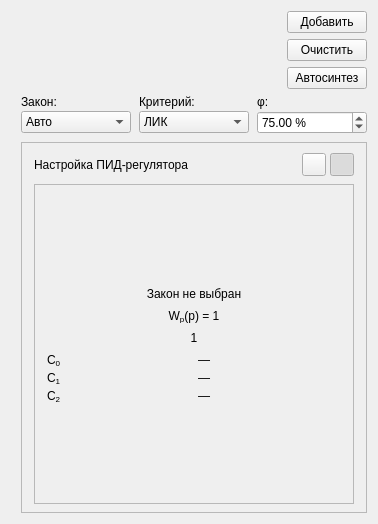
<?xml version="1.0" encoding="UTF-8"?>
<ui version="4.0">
 <class>SynthesisTab</class>
 <widget class="QWidget" name="SynthesisTab">
  <layout class="QVBoxLayout" name="verticalLayout" stretch="0,1">
   <item>
    <layout class="QHBoxLayout" name="topLayout" stretch="1,0,0,0">
     <property name="spacing">
      <number>8</number>
     </property>
     <item>
      <widget class="QWidget" name="formHost" native="true">
       <layout class="QVBoxLayout" name="formHostLayout">
        <property name="leftMargin">
         <number>0</number>
        </property>
        <property name="topMargin">
         <number>0</number>
        </property>
        <property name="rightMargin">
         <number>0</number>
        </property>
        <property name="bottomMargin">
         <number>0</number>
        </property>
       </layout>
      </widget>
     </item>
     <item>
      <spacer name="topSpacer">
       <property name="orientation">
        <enum>Qt::Horizontal</enum>
       </property>
       <property name="sizeHint" stdset="0">
        <size>
         <width>40</width>
         <height>20</height>
        </size>
       </property>
      </spacer>
     </item>
     <item>
      <widget class="QWidget" name="metricsHost" native="true">
       <layout class="QVBoxLayout" name="metricsHostLayout">
        <property name="leftMargin">
         <number>0</number>
        </property>
        <property name="topMargin">
         <number>0</number>
        </property>
        <property name="rightMargin">
         <number>0</number>
        </property>
        <property name="bottomMargin">
         <number>0</number>
        </property>
       </layout>
      </widget>
     </item>
     <item>
      <widget class="QWidget" name="synthesisActions" native="true">
       <property name="sizePolicy">
        <sizepolicy hsizetype="Preferred" vsizetype="Preferred">
         <horstretch>0</horstretch>
         <verstretch>0</verstretch>
        </sizepolicy>
       </property>
       <layout class="QVBoxLayout" name="synthesisActionsLayout" stretch="1,1,1">
        <property name="spacing">
         <number>6</number>
        </property>
        <property name="leftMargin">
         <number>8</number>
        </property>
        <property name="topMargin">
         <number>0</number>
        </property>
        <property name="rightMargin">
         <number>0</number>
        </property>
        <property name="bottomMargin">
         <number>0</number>
        </property>
        <item>
         <widget class="QPushButton" name="addButton">
          <property name="objectName">
           <string notr="true">addButton</string>
          </property>
          <property name="sizePolicy">
           <sizepolicy hsizetype="Minimum" vsizetype="Expanding">
            <horstretch>0</horstretch>
            <verstretch>1</verstretch>
           </sizepolicy>
          </property>
          <property name="toolTip">
           <string>Добавить переходный процесс замкнутой системы</string>
          </property>
          <property name="text">
           <string>Добавить</string>
          </property>
         </widget>
        </item>
        <item>
         <widget class="QPushButton" name="clearButton">
          <property name="objectName">
           <string notr="true">clearButton</string>
          </property>
          <property name="sizePolicy">
           <sizepolicy hsizetype="Minimum" vsizetype="Expanding">
            <horstretch>0</horstretch>
            <verstretch>1</verstretch>
           </sizepolicy>
          </property>
          <property name="toolTip">
           <string>Очистить графики</string>
          </property>
          <property name="text">
           <string>Очистить</string>
          </property>
         </widget>
        </item>
        <item>
         <widget class="QPushButton" name="autoSynthButton">
          <property name="objectName">
           <string notr="true">autoSynthButton</string>
          </property>
          <property name="sizePolicy">
           <sizepolicy hsizetype="Minimum" vsizetype="Expanding">
            <horstretch>0</horstretch>
            <verstretch>1</verstretch>
           </sizepolicy>
          </property>
          <property name="toolTip">
           <string>Автонастройка П/И/ПД/ПИ/ПИД (критерий + закон + φ). ПД: ЛРЗ в C₁–C₂.</string>
          </property>
          <property name="text">
           <string>Автосинтез</string>
          </property>
         </widget>
        </item>
       </layout>
      </widget>
     </item>
    </layout>
   </item>
   <item>
    <layout class="QHBoxLayout" name="chartsLayout" stretch="1,0">
     <property name="spacing">
      <number>10</number>
     </property>
     <item>
      <widget class="ResponseChartBank" name="charts">
       <property name="sizePolicy">
        <sizepolicy hsizetype="Expanding" vsizetype="Expanding">
         <horstretch>1</horstretch>
         <verstretch>1</verstretch>
        </sizepolicy>
       </property>
      </widget>
     </item>
     <item>
      <widget class="QWidget" name="synthRight" native="true">
       <property name="sizePolicy">
        <sizepolicy hsizetype="Preferred" vsizetype="Expanding">
         <horstretch>0</horstretch>
         <verstretch>1</verstretch>
        </sizepolicy>
       </property>
       <property name="minimumWidth">
        <number>350</number>
       </property>
       <property name="maximumWidth">
        <number>500</number>
       </property>
       <layout class="QVBoxLayout" name="synthRightLayout" stretch="0,1">
        <property name="spacing">
         <number>8</number>
        </property>
        <property name="leftMargin">
         <number>0</number>
        </property>
        <property name="topMargin">
         <number>0</number>
        </property>
        <property name="rightMargin">
         <number>0</number>
        </property>
        <property name="bottomMargin">
         <number>0</number>
        </property>
        <item>
         <widget class="QWidget" name="synthSpec" native="true">
          <property name="sizePolicy">
           <sizepolicy hsizetype="Preferred" vsizetype="Maximum">
            <horstretch>0</horstretch>
            <verstretch>0</verstretch>
           </sizepolicy>
          </property>
          <layout class="QGridLayout" name="synthSpecLayout" columnstretch="1,1,1">
           <property name="horizontalSpacing">
            <number>8</number>
           </property>
           <property name="verticalSpacing">
            <number>2</number>
           </property>
           <property name="leftMargin">
            <number>0</number>
           </property>
           <property name="topMargin">
            <number>0</number>
           </property>
           <property name="rightMargin">
            <number>0</number>
           </property>
           <property name="bottomMargin">
            <number>0</number>
           </property>
           <item row="0" column="0" alignment="Qt::AlignLeft|Qt::AlignBottom">
            <widget class="QLabel" name="lawLabel">
             <property name="text">
              <string>Закон:</string>
             </property>
             <property name="buddy">
              <cstring>lawCombo</cstring>
             </property>
            </widget>
           </item>
           <item row="1" column="0">
            <widget class="QComboBox" name="lawCombo">
             <property name="objectName">
              <string notr="true">lawCombo</string>
             </property>
             <property name="sizePolicy">
              <sizepolicy hsizetype="Expanding" vsizetype="Fixed">
               <horstretch>1</horstretch>
               <verstretch>0</verstretch>
              </sizepolicy>
             </property>
             <property name="toolTip">
              <string>П / И — точка (без области). ПД — ЛРЗ в C₁–C₂. ПИ — Ω_доп. ПИД — грань C₂*&gt;0. Авто — ПИ, иначе ПИД.</string>
             </property>
             <property name="currentIndex">
              <number>5</number>
             </property>
             <item>
              <property name="text">
               <string>П</string>
              </property>
             </item>
             <item>
              <property name="text">
               <string>И</string>
              </property>
             </item>
             <item>
              <property name="text">
               <string>ПД</string>
              </property>
             </item>
             <item>
              <property name="text">
               <string>ПИ</string>
              </property>
             </item>
             <item>
              <property name="text">
               <string>ПИД</string>
              </property>
             </item>
             <item>
              <property name="text">
               <string>Авто</string>
              </property>
             </item>
            </widget>
           </item>
           <item row="0" column="1" alignment="Qt::AlignLeft|Qt::AlignBottom">
            <widget class="QLabel" name="criterionLabel">
             <property name="text">
              <string>Критерий:</string>
             </property>
             <property name="buddy">
              <cstring>criterionCombo</cstring>
             </property>
            </widget>
           </item>
           <item row="1" column="1">
            <widget class="QComboBox" name="criterionCombo">
             <property name="objectName">
              <string notr="true">criterionCombo</string>
             </property>
             <property name="sizePolicy">
              <sizepolicy hsizetype="Expanding" vsizetype="Fixed">
               <horstretch>1</horstretch>
               <verstretch>0</verstretch>
              </sizepolicy>
             </property>
             <property name="toolTip">
              <string>Критерий автонастройки: ЛИК (IAE), ИКК (ISE шага), СКО (H₂ при белом шуме нагрузки)</string>
             </property>
             <item>
              <property name="text">
               <string>ЛИК</string>
              </property>
             </item>
             <item>
              <property name="text">
               <string>ИКК</string>
              </property>
             </item>
             <item>
              <property name="text">
               <string>СКО</string>
              </property>
             </item>
            </widget>
           </item>
           <item row="0" column="2" alignment="Qt::AlignLeft|Qt::AlignBottom">
            <widget class="QLabel" name="phiLabel">
             <property name="text">
              <string>φ:</string>
             </property>
             <property name="toolTip">
              <string>Показатель колебательности φ, 1–99,99 %. Стрелки — шаг 1 % (99 → 99,99); вручную — до 0,01 %.</string>
             </property>
             <property name="buddy">
              <cstring>phiSpin</cstring>
             </property>
            </widget>
           </item>
           <item row="1" column="2">
            <widget class="PercentSpinBox" name="phiSpin">
             <property name="objectName">
              <string notr="true">phiSpin</string>
             </property>
             <property name="sizePolicy">
              <sizepolicy hsizetype="Expanding" vsizetype="Fixed">
               <horstretch>1</horstretch>
               <verstretch>0</verstretch>
              </sizepolicy>
             </property>
             <property name="toolTip">
              <string>Показатель колебательности φ, 1–99,99 %. Стрелки — шаг 1 % (99 → 99,99); вручную — до 0,01 %.</string>
             </property>
             <property name="suffix">
              <string> %</string>
             </property>
             <property name="decimals">
              <number>2</number>
             </property>
             <property name="minimum">
              <double>1.000000000000000</double>
             </property>
             <property name="maximum">
              <double>99.990000000000000</double>
             </property>
             <property name="singleStep">
              <double>1.000000000000000</double>
             </property>
             <property name="value">
              <double>75.000000000000000</double>
             </property>
            </widget>
           </item>
          </layout>
         </widget>
        </item>
        <item>
         <widget class="QFrame" name="regulatorCard">
          <property name="objectName">
           <string notr="true">regulatorCard</string>
          </property>
          <property name="sizePolicy">
           <sizepolicy hsizetype="Preferred" vsizetype="Expanding">
            <horstretch>0</horstretch>
            <verstretch>1</verstretch>
           </sizepolicy>
          </property>
          <property name="frameShape">
           <enum>QFrame::StyledPanel</enum>
          </property>
          <property name="frameShadow">
           <enum>QFrame::Plain</enum>
          </property>
          <layout class="QVBoxLayout" name="regulatorCardLayout" stretch="0,1,0">
           <property name="spacing">
            <number>8</number>
           </property>
           <property name="leftMargin">
            <number>12</number>
           </property>
           <property name="topMargin">
            <number>10</number>
           </property>
           <property name="rightMargin">
            <number>12</number>
           </property>
           <property name="bottomMargin">
            <number>8</number>
           </property>
           <item>
            <layout class="QHBoxLayout" name="regulatorCardHeader">
             <property name="spacing">
              <number>4</number>
             </property>
             <item>
              <widget class="QLabel" name="regulatorCardTitle">
               <property name="text">
                <string>Настройка ПИД-регулятора</string>
               </property>
              </widget>
             </item>
             <item>
              <spacer name="regulatorCardHeaderSpacer">
               <property name="orientation">
                <enum>Qt::Horizontal</enum>
               </property>
               <property name="sizeHint" stdset="0">
                <size>
                 <width>8</width>
                 <height>20</height>
                </size>
               </property>
              </spacer>
             </item>
             <item>
              <widget class="QToolButton" name="viewPlaneButton">
               <property name="text">
                <string/>
               </property>
               <property name="checkable">
                <bool>true</bool>
               </property>
               <property name="autoRaise">
                <bool>false</bool>
               </property>
               <property name="toolTip">
                <string>Плоскость допустимых настроек (ПИ: C₁–C₀, ПД: C₂–C₁)</string>
               </property>
              </widget>
             </item>
             <item>
              <widget class="QToolButton" name="viewFaceButton">
               <property name="text">
                <string/>
               </property>
               <property name="checkable">
                <bool>true</bool>
               </property>
               <property name="checked">
                <bool>true</bool>
               </property>
               <property name="autoRaise">
                <bool>false</bool>
               </property>
               <property name="toolTip">
                <string>Формула и коэффициенты C₀, C₁, C₂</string>
               </property>
              </widget>
             </item>
            </layout>
           </item>
           <item>
            <widget class="QWidget" name="c0c1Host" native="true">
             <property name="sizePolicy">
              <sizepolicy hsizetype="Preferred" vsizetype="Expanding">
               <horstretch>0</horstretch>
               <verstretch>1</verstretch>
              </sizepolicy>
             </property>
             <layout class="QHBoxLayout" name="c0c1HostLayout">
              <property name="leftMargin">
               <number>0</number>
              </property>
              <property name="topMargin">
               <number>0</number>
              </property>
              <property name="rightMargin">
               <number>0</number>
              </property>
              <property name="bottomMargin">
               <number>0</number>
              </property>
              <item>
               <spacer name="c0c1LeftSpacer">
                <property name="orientation">
                 <enum>Qt::Horizontal</enum>
                </property>
                <property name="sizeHint" stdset="0">
                 <size>
                  <width>0</width>
                  <height>0</height>
                 </size>
                </property>
               </spacer>
              </item>
              <item>
               <widget class="QStackedWidget" name="c0c1Stack">
                <property name="sizePolicy">
                 <sizepolicy hsizetype="Fixed" vsizetype="Expanding">
                  <horstretch>0</horstretch>
                  <verstretch>1</verstretch>
                 </sizepolicy>
                </property>
                <property name="minimumSize">
                 <size>
                  <width>320</width>
                  <height>320</height>
                 </size>
                </property>
                <property name="maximumSize">
                 <size>
                  <width>320</width>
                  <height>16777215</height>
                 </size>
                </property>
                <property name="currentIndex">
                 <number>1</number>
                </property>
                <widget class="C0C1Chart" name="c0c1Chart"/>
                <widget class="QFrame" name="regulatorFace">
                 <property name="frameShape">
                  <enum>QFrame::StyledPanel</enum>
                 </property>
                 <property name="frameShadow">
                  <enum>QFrame::Plain</enum>
                 </property>
                 <layout class="QVBoxLayout" name="regulatorFaceLayout">
                  <property name="spacing">
                   <number>8</number>
                  </property>
                  <property name="leftMargin">
                   <number>12</number>
                  </property>
                  <property name="topMargin">
                   <number>12</number>
                  </property>
                  <property name="rightMargin">
                   <number>12</number>
                  </property>
                  <property name="bottomMargin">
                   <number>10</number>
                  </property>
                  <item>
                   <spacer name="faceTopSpacer">
                    <property name="orientation">
                     <enum>Qt::Vertical</enum>
                    </property>
                    <property name="sizeHint" stdset="0">
                     <size>
                      <width>0</width>
                      <height>8</height>
                     </size>
                    </property>
                   </spacer>
                  </item>
                  <item>
                   <widget class="QLabel" name="faceLawLabel">
                    <property name="text">
                     <string>Закон не выбран</string>
                    </property>
                    <property name="alignment">
                     <set>Qt::AlignCenter</set>
                    </property>
                   </widget>
                  </item>
                  <item>
                   <widget class="QLabel" name="faceFormulaLabel">
                    <property name="text">
                     <string>W&lt;sub&gt;р&lt;/sub&gt;(p) = 1</string>
                    </property>
                    <property name="textFormat">
                     <enum>Qt::RichText</enum>
                    </property>
                    <property name="alignment">
                     <set>Qt::AlignCenter</set>
                    </property>
                    <property name="wordWrap">
                     <bool>false</bool>
                    </property>
                   </widget>
                  </item>
                  <item>
                   <widget class="QLabel" name="facePolyLabel">
                    <property name="text">
                     <string>1</string>
                    </property>
                    <property name="textFormat">
                     <enum>Qt::RichText</enum>
                    </property>
                    <property name="alignment">
                     <set>Qt::AlignCenter</set>
                    </property>
                    <property name="wordWrap">
                     <bool>false</bool>
                    </property>
                   </widget>
                  </item>
                  <item>
                   <layout class="QGridLayout" name="faceCoeffGrid">
                    <property name="horizontalSpacing">
                     <number>8</number>
                    </property>
                    <property name="verticalSpacing">
                     <number>4</number>
                    </property>
                    <item row="0" column="0">
                     <widget class="QLabel" name="faceC0Name">
                      <property name="toolTip">
                       <string>C₀ = K&lt;sub&gt;П&lt;/sub&gt; / T&lt;sub&gt;И&lt;/sub&gt;</string>
                      </property>
                      <property name="text">
                       <string>C&lt;sub&gt;0&lt;/sub&gt;</string>
                      </property>
                      <property name="textFormat">
                       <enum>Qt::RichText</enum>
                      </property>
                      <property name="alignment">
                       <set>Qt::AlignLeft|Qt::AlignVCenter</set>
                      </property>
                     </widget>
                    </item>
                    <item row="0" column="1">
                     <widget class="QLabel" name="faceC0Value">
                      <property name="text">
                       <string>—</string>
                      </property>
                      <property name="alignment">
                       <set>Qt::AlignLeft|Qt::AlignVCenter</set>
                      </property>
                     </widget>
                    </item>
                    <item row="1" column="0">
                     <widget class="QLabel" name="faceC1Name">
                      <property name="toolTip">
                       <string>C₁ = K&lt;sub&gt;П&lt;/sub&gt;</string>
                      </property>
                      <property name="text">
                       <string>C&lt;sub&gt;1&lt;/sub&gt;</string>
                      </property>
                      <property name="textFormat">
                       <enum>Qt::RichText</enum>
                      </property>
                      <property name="alignment">
                       <set>Qt::AlignLeft|Qt::AlignVCenter</set>
                      </property>
                     </widget>
                    </item>
                    <item row="1" column="1">
                     <widget class="QLabel" name="faceC1Value">
                      <property name="text">
                       <string>—</string>
                      </property>
                      <property name="alignment">
                       <set>Qt::AlignLeft|Qt::AlignVCenter</set>
                      </property>
                     </widget>
                    </item>
                    <item row="2" column="0">
                     <widget class="QLabel" name="faceC2Name">
                      <property name="toolTip">
                       <string>C₂ = K&lt;sub&gt;П&lt;/sub&gt; · T&lt;sub&gt;Д&lt;/sub&gt;</string>
                      </property>
                      <property name="text">
                       <string>C&lt;sub&gt;2&lt;/sub&gt;</string>
                      </property>
                      <property name="textFormat">
                       <enum>Qt::RichText</enum>
                      </property>
                      <property name="alignment">
                       <set>Qt::AlignLeft|Qt::AlignVCenter</set>
                      </property>
                     </widget>
                    </item>
                    <item row="2" column="1">
                     <widget class="QLabel" name="faceC2Value">
                      <property name="text">
                       <string>—</string>
                      </property>
                      <property name="alignment">
                       <set>Qt::AlignLeft|Qt::AlignVCenter</set>
                      </property>
                     </widget>
                    </item>
                   </layout>
                  </item>
                  <item>
                   <spacer name="faceMidSpacer">
                    <property name="orientation">
                     <enum>Qt::Vertical</enum>
                    </property>
                    <property name="sizeHint" stdset="0">
                     <size>
                      <width>0</width>
                      <height>8</height>
                     </size>
                    </property>
                   </spacer>
                  </item>
                 </layout>
                </widget>
               </widget>
              </item>
              <item>
               <spacer name="c0c1RightSpacer">
                <property name="orientation">
                 <enum>Qt::Horizontal</enum>
                </property>
                <property name="sizeHint" stdset="0">
                 <size>
                  <width>0</width>
                  <height>0</height>
                 </size>
                </property>
               </spacer>
              </item>
             </layout>
            </widget>
           </item>
           <item>
            <layout class="QGridLayout" name="paramsLayout">
             <property name="horizontalSpacing">
              <number>6</number>
             </property>
             <property name="verticalSpacing">
              <number>8</number>
             </property>
             <property name="leftMargin">
              <number>0</number>
             </property>
             <property name="topMargin">
              <number>0</number>
             </property>
             <property name="rightMargin">
              <number>0</number>
             </property>
             <property name="bottomMargin">
              <number>0</number>
             </property>
            </layout>
           </item>
          </layout>
         </widget>
        </item>
       </layout>
      </widget>
     </item>
    </layout>
   </item>
  </layout>
 </widget>
 <customwidgets>
  <customwidget>
   <class>PercentSpinBox</class>
   <extends>QDoubleSpinBox</extends>
   <header>irbis/widgets/percent-spin-box.h</header>
  </customwidget>
  <customwidget>
   <class>ResponseChartBank</class>
   <extends>QWidget</extends>
   <header>irbis/charts/response-chart-bank.h</header>
  </customwidget>
  <customwidget>
   <class>C0C1Chart</class>
   <extends>QWidget</extends>
   <header>irbis/charts/c0-c1-chart.h</header>
  </customwidget>
 </customwidgets>
 <resources/>
 <connections/>
</ui>
